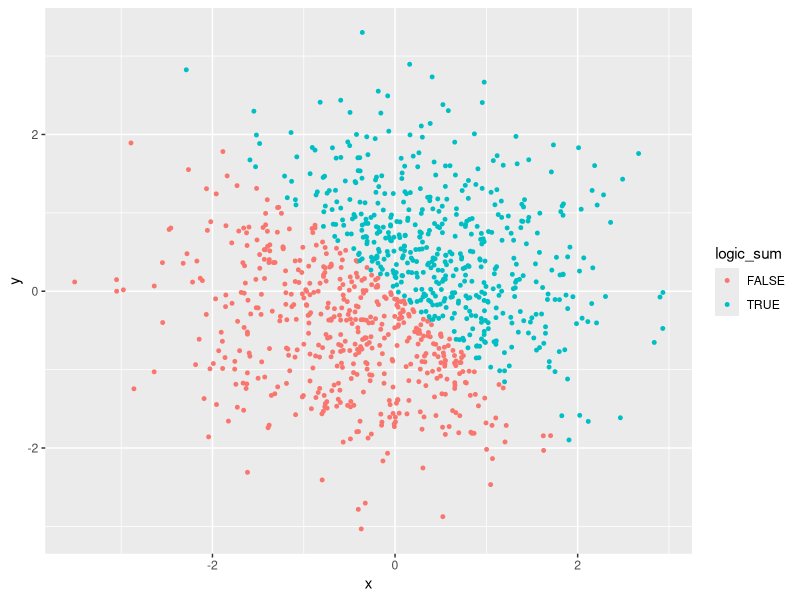

Write R code to recreate this figure.
## ---- chunk 1
#Load tidyverse package
library(tidyverse)
## ---- chunk 2
#set seed to ensure reproducibility 
set.seed(5)

#create four variable types
vec_num = runif(10, 0, 5)
vec_log = vec_num > 2
vec_char = c("there", "is", "an", "alien", "hiding", "behind", "the", "black", "berry", "tree")
vec_fac = factor(c("alien", "platypus", "alien", "platypus", "alien", "platypus", "platypus", "platypus", "platypus", "platypus"))
## ---- chunk 3
#create data frame
prob1_df = tibble(vec_num, vec_log, vec_char, vec_fac)
## ---- chunk 4
#take the mean of numeric vector
mean(vec_num)

#take the mean of logical vector
mean(vec_log)

#take the mean of character vector
mean(vec_char)

#take the mean of factor vector
mean(vec_fac)
## ---- chunk 5
#convert variables to numeric class 
num_vec_log = as.numeric(vec_log)
num_vec_char = as.numeric(vec_char)
num_vec_fac = as.numeric(vec_fac)
## ---- chunk 6
char_fac_num = as.numeric(as.factor(vec_char))
fac_char_num = as.numeric(as.character(vec_fac))
## ---- chunk 7
#set seed for reproducibility
set.seed(50)

#create vectors for dataframe
x = rnorm(1000)
y = rnorm(1000)
logic_sum = x + y > 0
num_logic_sum = as.numeric(logic_sum)
fac_logic_sum = as.factor(logic_sum)

#bind vectors in dataframe
prob2_df = tibble(x, y, logic_sum, num_logic_sum, fac_logic_sum)
## ---- chunk 8
#create visualizations with logical, numeric, and factor vectors
plot_logic_sum = ggplot(prob2_df, aes(x = x, y = y, color = logic_sum)) + geom_point(size = 1)
plot_num_logic = ggplot(prob2_df, aes(x = x, y = y, color = num_logic_sum)) + geom_point(size = 1)
plot_fac_logic = ggplot(prob2_df, aes(x = x, y = y, color = fac_logic_sum)) + geom_point(size = 1)

#save plot to project directory 
ggsave("plot_logic_sum.png", plot = plot_logic_sum)
